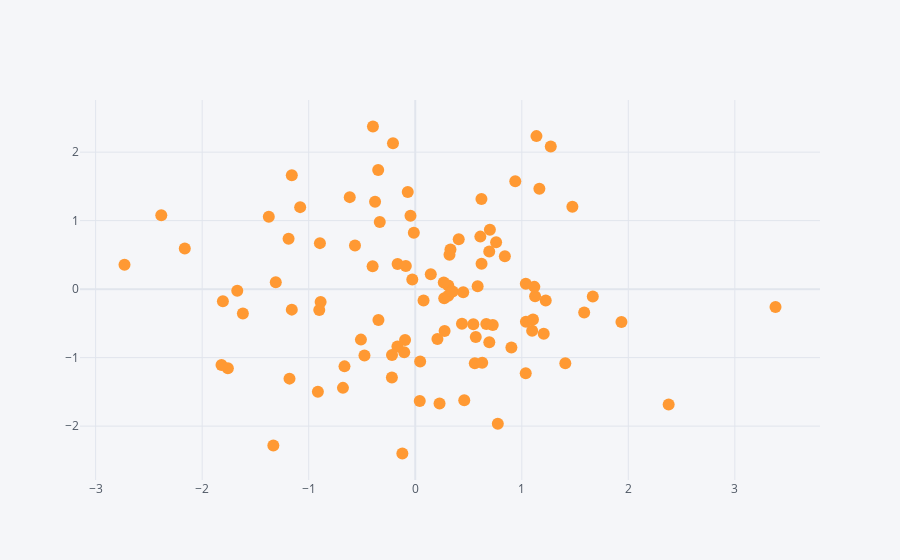

Here is the notebook cell this chart was saved with:
### Code cell
df.iplot(x = 'A' , y = 'B',mode = 'markers')
